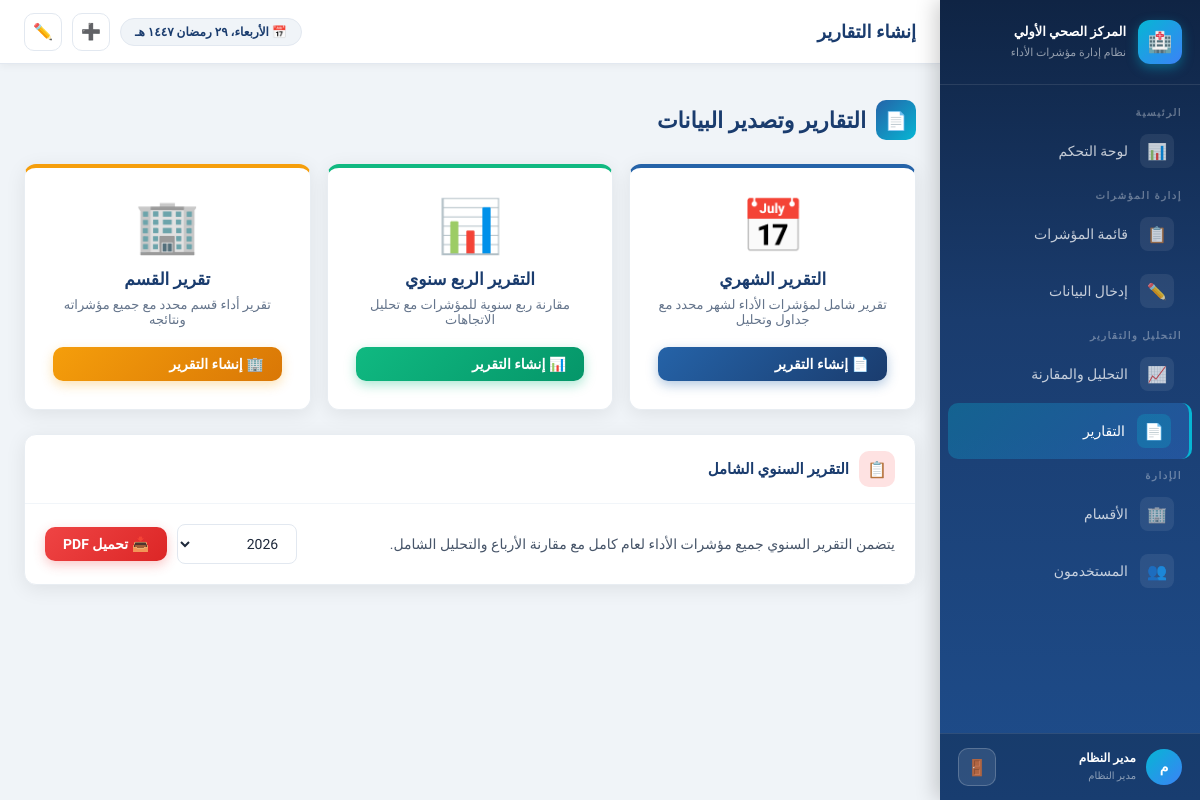
The app's page /reports (signed in) with its own data.
### models.py (models this page shows)
class User(UserMixin, db.Model):
    __tablename__ = 'users'
    id = db.Column(db.Integer, primary_key=True)
    username = db.Column(db.String(80), unique=True, nullable=False)
    password = db.Column(db.String(200), nullable=False)
    full_name = db.Column(db.String(150), nullable=False)
    role = db.Column(db.String(50), nullable=False)  # admin, quality, head, staff
    department_id = db.Column(db.Integer, db.ForeignKey('departments.id'), nullable=True)
    is_active = db.Column(db.Boolean, default=True)
    created_at = db.Column(db.DateTime, default=datetime.utcnow)
    department = db.relationship('Department', backref='users')
    ROLES = {
        'admin': 'مدير النظام',
        'quality': 'قسم الجودة',
        'head': 'رئيس قسم',
        'staff': 'موظف إدخال بيانات'
    }
    def role_name(self):
        return self.ROLES.get(self.role, self.role)

### app.py (the view)
@app.route('/reports')
@login_required
def reports():
    departments = Department.query.filter_by(is_active=True).all()
    current_year = datetime.now().year
    return render_template('reports.html', departments=departments,
                           current_year=current_year,
                           years=list(range(2023, current_year + 2)))

### app.py (called while the page is built)
@login_manager.user_loader
def load_user(user_id):
    return User.query.get(int(user_id))

### templates/reports.html (shortened to what this page needs)
{% extends "base.html" %}
{% block page_title %}إنشاء التقارير{% endblock %}
{% block content %}
<div class="page-header animate-in">
  <h2>
    <div class="icon-box">📄</div>
    التقارير وتصدير البيانات
  </h2>
</div>
<div class="grid-3 mb-4 animate-in">
  <div class="card" style="border-top:4px solid #2563a8;">
    <div class="card-body" style="text-align:center;padding:28px;">
      <div style="font-size:52px;margin-bottom:12px;">📅</div>
      <h4 style="color:#1a3c6e;font-size:17px;margin-bottom:8px;">التقرير الشهري</h4>
      <p style="color:#64748b;font-size:13px;margin-bottom:20px;">تقرير شامل لمؤشرات الأداء لشهر محدد مع جداول وتحليل</p>
      <button class="btn btn-primary w-100" onclick="openReportModal('monthly')">
        📄 إنشاء التقرير
      </button>
    </div>
  </div>
  <div class="card" style="border-top:4px solid #10b981;">
    <div class="card-body" style="text-align:center;padding:28px;">
      <div style="font-size:52px;margin-bottom:12px;">📊</div>
      <h4 style="color:#1a3c6e;font-size:17px;margin-bottom:8px;">التقرير الربع سنوي</h4>
      <p style="color:#64748b;font-size:13px;margin-bottom:20px;">مقارنة ربع سنوية للمؤشرات مع تحليل الاتجاهات</p>
      <button class="btn btn-success w-100" onclick="openReportModal('quarterly')">
        📊 إنشاء التقرير
      </button>
    </div>
  </div>
  <div class="card" style="border-top:4px solid #f59e0b;">
    <div class="card-body" style="text-align:center;padding:28px;">
      <div style="font-size:52px;margin-bottom:12px;">🏢</div>
      <h4 style="color:#1a3c6e;font-size:17px;margin-bottom:8px;">تقرير القسم</h4>
      <p style="color:#64748b;font-size:13px;margin-bottom:20px;">تقرير أداء قسم محدد مع جميع مؤشراته ونتائجه</p>
      <button class="btn btn-warning w-100" onclick="openReportModal('department')">
        🏢 إنشاء التقرير
      </button>
    </div>
  </div>
</div>
<div class="card animate-in-delay-1">
  <div class="card-header">
    <div class="card-icon" style="background:#fee2e2;color:#991b1b;">📋</div>
    <h5>التقرير السنوي الشامل</h5>
  </div>
  <div class="card-body">
    <div style="display:flex;align-items:center;gap:20px;flex-wrap:wrap;">
      <div style="flex:1;">
        <p style="color:#475569;font-size:14px;">يتضمن التقرير السنوي جميع مؤشرات الأداء لعام كامل مع مقارنة الأرباع والتحليل الشامل.</p>
      </div>
      <form method="POST" action="{{ url_for('generate_report') }}" style="display:flex;gap:10px;align-items:center;">
        <select name="year" class="form-select" style="width:120px;">
          {% for y in years %}
          <option value="{{ y }}" {{ 'selected' if y == current_year }}>{{ y }}</option>
          {% endfor %}
        </select>
        <button type="submit" class="btn btn-danger">
          📥 تحميل PDF
        </button>
      </form>
    </div>
  </div>
</div>
{% endblock %}

### templates/base.html (shortened to what this page needs)
<!DOCTYPE html>
<html lang="ar" dir="rtl">
<head>
  <link rel="stylesheet" href="{{ url_for('static', filename='css/style.css') }}">
</head>
<body>
<aside class="sidebar" id="sidebar">
  <div class="sidebar-brand">
    <div class="brand-icon">🏥</div>
    <div class="brand-text">
      <h5>المركز الصحي الأولي</h5>
      <small>نظام إدارة مؤشرات الأداء</small>
    </div>
  </div>
  <nav class="sidebar-nav">
    <div class="nav-section-title">الرئيسية</div>
    <a href="{{ url_for('dashboard') }}" class="{{ 'active' if request.endpoint == 'dashboard' }}">
      <span class="nav-icon">📊</span>
      <span>لوحة التحكم</span>
    </a>
    <div class="nav-section-title">إدارة المؤشرات</div>
    <a href="{{ url_for('kpi_list') }}" class="{{ 'active' if request.endpoint in ['kpi_list','kpi_add','kpi_edit','kpi_detail'] }}">
      <span class="nav-icon">📋</span>
      <span>قائمة المؤشرات</span>
    </a>
    <a href="{{ url_for('data_entry') }}" class="{{ 'active' if request.endpoint == 'data_entry' }}">
      <span class="nav-icon">✏️</span>
      <span>إدخال البيانات</span>
    </a>
    <div class="nav-section-title">التحليل والتقارير</div>
    <a href="{{ url_for('analysis') }}" class="{{ 'active' if request.endpoint == 'analysis' }}">
      <span class="nav-icon">📈</span>
      <span>التحليل والمقارنة</span>
    </a>
    <a href="{{ url_for('reports') }}" class="{{ 'active' if request.endpoint == 'reports' }}">
      <span class="nav-icon">📄</span>
      <span>التقارير</span>
    </a>
    {% if current_user.role in ['admin', 'quality'] %}
    <div class="nav-section-title">الإدارة</div>
    <a href="{{ url_for('dept_list') }}" class="{{ 'active' if request.endpoint in ['dept_list'] }}">
      <span class="nav-icon">🏢</span>
      <span>الأقسام</span>
    </a>
    {% endif %}
    {% if current_user.role == 'admin' %}
    <a href="{{ url_for('user_list') }}" class="{{ 'active' if request.endpoint in ['user_list','user_add','user_edit'] }}">
      <span class="nav-icon">👥</span>
      <span>المستخدمون</span>
    </a>
    {% endif %}
  </nav>
  <div class="sidebar-user">
    <div class="user-avatar">{{ current_user.full_name[0] if current_user.full_name else 'م' }}</div>
    <div class="user-info">
      <strong>{{ current_user.full_name }}</strong>
      <small>{{ current_user.role_name() }}</small>
    </div>
    <a href="{{ url_for('logout') }}" class="header-btn" data-tooltip="تسجيل الخروج" style="margin-right:auto;background:rgba(255,255,255,0.1);border-color:rgba(255,255,255,0.2);color:#fff;">🚪</a>
  </div>
</aside>
<div class="main-content">
  <header class="top-header">
    <div class="page-title">{% block page_title %}{% endblock %}</div>
    <div class="header-actions">
      <span class="date-badge" id="currentDate">📅 جاري التحميل...</span>
      {% if current_user.role in ['admin','quality'] %}
      <a href="{{ url_for('kpi_add') }}" class="header-btn" data-tooltip="إضافة مؤشر جديد">➕</a>
      {% endif %}
      <a href="{{ url_for('data_entry') }}" class="header-btn" data-tooltip="إدخال بيانات">✏️</a>
    </div>
  </header>
  <div class="page-content">
    {% block content %}{% endblock %}
  </div>
</div>
</body>
</html>

### records on screen
User: full_name "م", full_name "مدير النظام", role_name "مدير النظام"

### other values on screen
form field year "2026"
